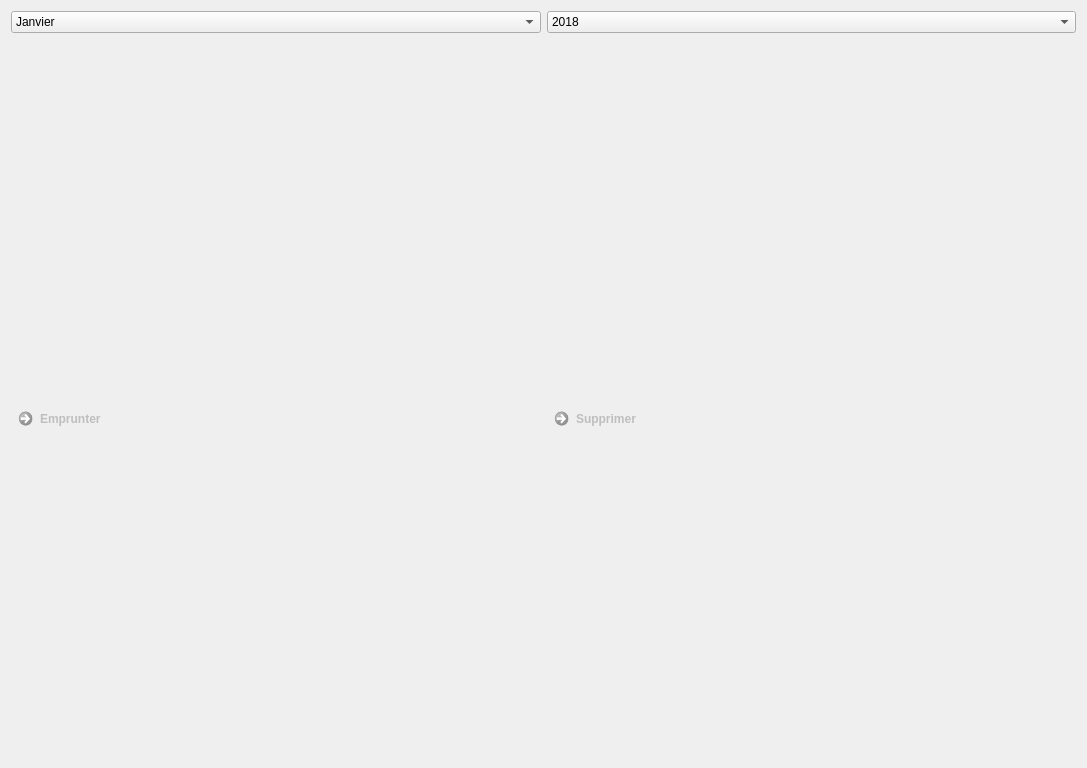
<?xml version="1.0" encoding="UTF-8"?>
<ui version="4.0">
 <class>F_Malles</class>
 <widget class="QWidget" name="F_Malles">
  <property name="geometry">
   <rect>
    <x>0</x>
    <y>0</y>
    <width>1087</width>
    <height>768</height>
   </rect>
  </property>
  <property name="windowTitle">
   <string>Form</string>
  </property>
  <layout class="QGridLayout" name="gridLayout">
   <item row="4" column="0" colspan="2">
    <layout class="QGridLayout" name="gridLayout_3">
     <item row="0" column="0">
      <widget class="QCommandLinkButton" name="Bt_EmprunterMalle">
       <property name="enabled">
        <bool>false</bool>
       </property>
       <property name="layoutDirection">
        <enum>Qt::LeftToRight</enum>
       </property>
       <property name="text">
        <string>Emprunter</string>
       </property>
       <property name="icon">
        <iconset resource="ImagesIcones.qrc">
         <normaloff>:/Panier.png</normaloff>:/Panier.png</iconset>
       </property>
      </widget>
     </item>
     <item row="0" column="1">
      <widget class="QCommandLinkButton" name="Bt_SupprimerMalle">
       <property name="enabled">
        <bool>false</bool>
       </property>
       <property name="text">
        <string>Supprimer</string>
       </property>
       <property name="icon">
        <iconset resource="ImagesIcones.qrc">
         <normaloff>:/Supprimer.png</normaloff>:/Supprimer.png</iconset>
       </property>
      </widget>
     </item>
    </layout>
   </item>
   <item row="0" column="1">
    <widget class="QComboBox" name="CBx_Annee">
     <item>
      <property name="text">
       <string>2018</string>
      </property>
     </item>
     <item>
      <property name="text">
       <string>2019</string>
      </property>
     </item>
     <item>
      <property name="text">
       <string>2020</string>
      </property>
     </item>
     <item>
      <property name="text">
       <string>2021</string>
      </property>
     </item>
     <item>
      <property name="text">
       <string>2022</string>
      </property>
     </item>
     <item>
      <property name="text">
       <string>2023</string>
      </property>
     </item>
     <item>
      <property name="text">
       <string>2024</string>
      </property>
     </item>
     <item>
      <property name="text">
       <string>2025</string>
      </property>
     </item>
     <item>
      <property name="text">
       <string>2026</string>
      </property>
     </item>
     <item>
      <property name="text">
       <string>2027</string>
      </property>
     </item>
     <item>
      <property name="text">
       <string>2028</string>
      </property>
     </item>
     <item>
      <property name="text">
       <string>2029</string>
      </property>
     </item>
     <item>
      <property name="text">
       <string>2030</string>
      </property>
     </item>
    </widget>
   </item>
   <item row="0" column="0">
    <widget class="QComboBox" name="CBx_Mois">
     <item>
      <property name="text">
       <string>Janvier</string>
      </property>
     </item>
     <item>
      <property name="text">
       <string>Février</string>
      </property>
     </item>
     <item>
      <property name="text">
       <string>Mars</string>
      </property>
     </item>
     <item>
      <property name="text">
       <string>Avril</string>
      </property>
     </item>
     <item>
      <property name="text">
       <string>Mai</string>
      </property>
     </item>
     <item>
      <property name="text">
       <string>Juin</string>
      </property>
     </item>
     <item>
      <property name="text">
       <string>Juillet</string>
      </property>
     </item>
     <item>
      <property name="text">
       <string>Août</string>
      </property>
     </item>
     <item>
      <property name="text">
       <string>Septembre</string>
      </property>
     </item>
     <item>
      <property name="text">
       <string>Octobre</string>
      </property>
     </item>
     <item>
      <property name="text">
       <string>Novembre</string>
      </property>
     </item>
     <item>
      <property name="text">
       <string>Décembre</string>
      </property>
     </item>
    </widget>
   </item>
   <item row="1" column="0" colspan="2">
    <layout class="QGridLayout" name="gL_CalendrierMalles">
     <item row="0" column="0">
      <widget class="QLabel" name="fake_label">
       <property name="text">
        <string/>
       </property>
      </widget>
     </item>
    </layout>
   </item>
  </layout>
 </widget>
 <resources>
  <include location="ImagesIcones.qrc"/>
 </resources>
 <connections/>
</ui>
